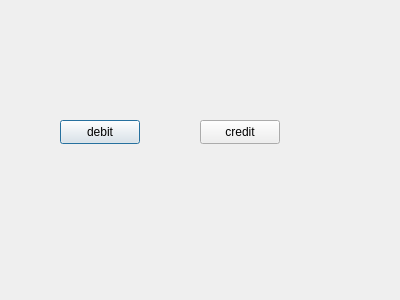
<?xml version="1.0" encoding="UTF-8"?>
<ui version="4.0">
 <class>SelectAccountDialog</class>
 <widget class="QDialog" name="SelectAccountDialog">
  <property name="geometry">
   <rect>
    <x>0</x>
    <y>0</y>
    <width>400</width>
    <height>300</height>
   </rect>
  </property>
  <property name="windowTitle">
   <string>Dialog</string>
  </property>
  <widget class="QPushButton" name="buttonDebit">
   <property name="geometry">
    <rect>
     <x>60</x>
     <y>120</y>
     <width>80</width>
     <height>24</height>
    </rect>
   </property>
   <property name="text">
    <string>debit</string>
   </property>
  </widget>
  <widget class="QPushButton" name="buttonCredit">
   <property name="geometry">
    <rect>
     <x>200</x>
     <y>120</y>
     <width>80</width>
     <height>24</height>
    </rect>
   </property>
   <property name="text">
    <string>credit</string>
   </property>
  </widget>
 </widget>
 <resources/>
 <connections/>
</ui>
